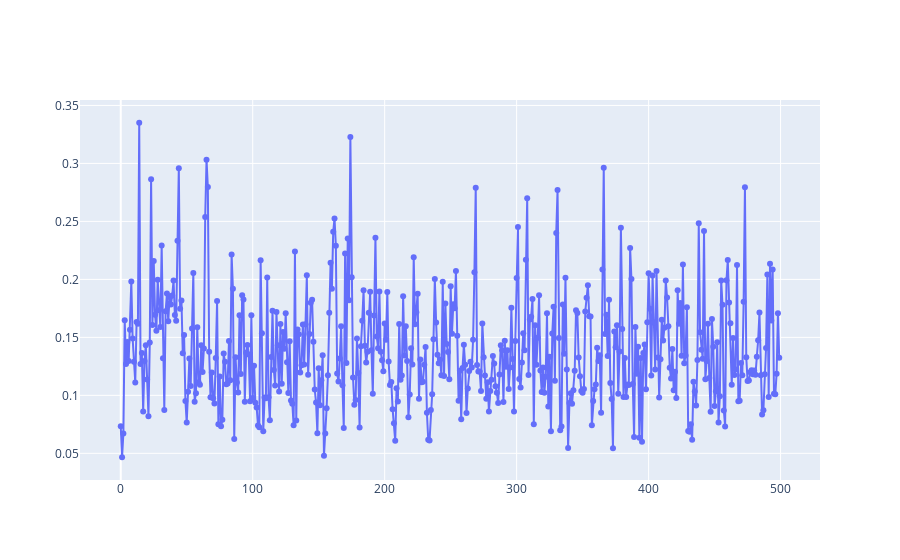

The cell this chart's notebook holds for it:
### Code cell
train_dataset = Dataset(path='.\\data\\training.h5', key='normal', simulation=1)
mse = []

device = torch.device('cuda' if torch.cuda.is_available() else 'cpu')

for data in train_dataset:
    X = data['X'].to(device)
    output = model(X)
    mse.append(criterion(output, X).item())
    
fig = go.Figure(data=go.Scatter(y=mse, mode='lines+markers'))
fig.show()

### Figure 1 — Plotly figure (JSON) as saved in the notebook; plotly's stock layout.template omitted (floating-point values rounded to 4 significant figures; data arrays with more than 128 entries replaced by an {"elided": "..."} marker saying what was removed)
{"data": [{"mode": "lines+markers", "type": "scatter", "y": {"elided": "500 float values"}}], "layout": {}}
